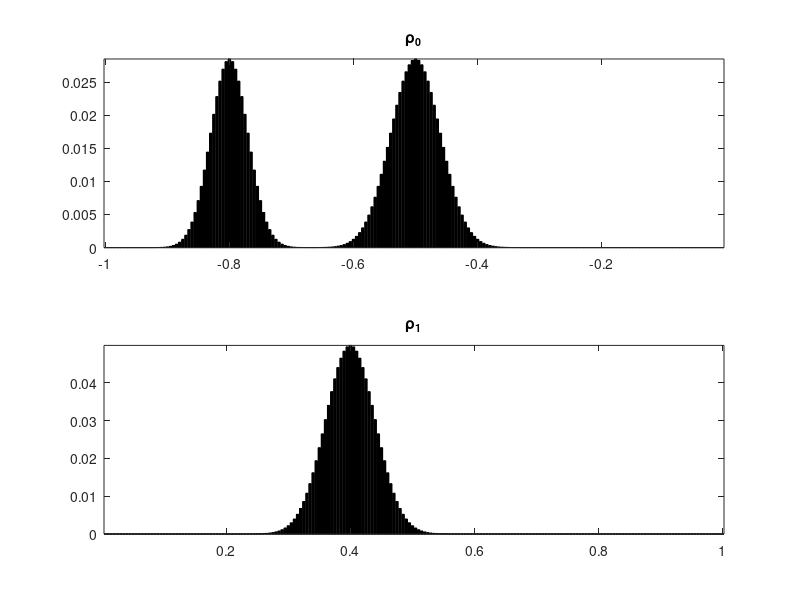

This chart was generated by the following MATLAB code: (Note: this script raises an error after producing the figure.)
%% Multi-Marginal Optimal mass transport problem
% This script numerically solves an OMT problem as follows:
% 1. Transportation cost: C_{ijk} = \frac{x_{i}^2}{t_{k}} + \frac{y_{i}^2}{T - t_{k}}
% 2. Transportation map: Pi_{ijk} with its three marginials: p_i, q_i, r_k
%    such that \sum_{jk} = p_{i}, \sum_{ik} = q_{j}, \sum_{ij} = r_k.
%    p_i and q_j are two probability vector   
% 3. The mariginal along the t cooridinates has an upper-bound: \frac{1.1}{T}.
% 4. p is transported to q in the time interval [0,T]


% The optimizer is the vector r_k which minimize the transportation cost:
% min_{ijk} C_{ijk}.*\Pi_{ijk}

% CVX with MOSEK solver is used:
% Installation of CVX: http://cvxr.com/cvx/

clear all
clc

%% Define the two probability distributions p_{i} and q_{j} and cooridinates X(p), Y(q)
% Consider p_{i} and q_{j} are two discretes distributions 
% p_{i}: i = 1, 2,..., n1
% q_{j}: j = 1, 2,..., n2

%% Gaussian distributions p,q in histogram

% 
n1 = 200;  % (not exceed 1000)
n2 = 200;  % (not exceed 1000)

x = (0:n1-1)'/n1-1; % x \in [-1,0]
y = (1:n2)'/n2;     % y \in [ 0,1]

% Useful functions 
normalize = @(a)a/sum(a(:));                           % Normalization function 
Gaussian = @(x,t0,sigma)exp( -(x-t0).^2/(2*sigma^2) ); % Gaussian distribution generator

sigma1 = .03; sigma2 = .04; sigma3 = .01;
% Marginal p
% p = Gaussian(x,-.9,sigma1);
p = Gaussian(x, -.8,sigma1) + Gaussian(x, -.5,sigma2);
% Marginal q
q = Gaussian(y, .4,sigma2);
% q = Gaussian(y, .2,sigma2) + Gaussian(y, .8,sigma3);

p = normalize(p);
q = normalize(q);

% Plot the two distributions p and q
figure(1)
subplot(2,1,1);
bar(x, p, 'k'); axis tight;
title('\rho_{0}')
subplot(2,1,2);
bar(y, q, 'k'); axis tight;
title('\rho_{1}')

%% Define the time t_{i} \in [0, T] (tk):
% Discretization of the time mariginal by nt (not exceed 500)
nt = 200;

% Define the time interval [0,T], notice that T is not neccesary to be 1.
T = 1;
t = T*(0+0.01:nt-0.01)'/nt;

%% Define the cost function C(x,y,t):
% C(x,y,t) = C_{ijk} = (x_i)^2./t_k + (y_i)^2/(T - t_k)
% Compute the 3-dimensional Cost matrix
[X,Y,tk] = meshgrid(x,y,t);
C = X.^2./tk + Y.^2./(T-tk);

% The order of the x-y axis need to be changed by the permute function,
Cost = permute(C,[2,1,3]);

%% CVX solver 
% The optimization problem:
% Variables: 
% The multi marginial coupling \Pi, the 'toll' constraint on time r_{k}
% Objective fucntion: \sum_{i}\sum_{j}\sum_{k} Cost(i,j,k).*\Pi 
% Constraints: 
% 1) marginal p_i, q_j, r_k
% 2) lower bound of \Pi_{i,j,k}: \Pi_{i,j,k} \geq 0
% 3) lower and upper bound of r_{k}: 0 \geq r_{k} \leq (capacity.*T./nt)

% The CVX solver: MOSEK needs to be installed. 
% The sum function in the CVX package do not support high dimension summation
% The capacity constraint should be larger than 1

% Define the capacity 
cap = 0.55;

cvx_begin
cvx_solver mosek
    variable Pi(n1,n2,nt)
    variable rk(nt)
    minimize(sum(sum(sum(Cost.*Pi))))
    subject to  
    % Define multi-marginal coupling counstraints:
    % 1.Marginal constraints on x coordinate
      squeeze(sum(sum(permute(Pi,[2,3,1])))) == p;
    % 2.Marginal constraints on y coordinate   
      squeeze(sum(sum(permute(Pi,[3,1,2])))) == q;
    % 3.Marinigal on t-coordinate
      squeeze(sum(sum(Pi))) == rk;  
      Pi >= 0;
      0 <= rk <= cap*T/nt;
cvx_end


%% Check 3 marginal constraints:
fprintf('Values should be 0:'); 
sum(squeeze(sum(sum(permute(Pi,[2,3,1])))) - p)
sum(squeeze(sum(sum(permute(Pi,[3,1,2])))) - q)
sum(squeeze(sum(sum(Pi)))- rk)

%% Show that t marginal is also a measure
fprintf('Values should be 1:'); 
sum(squeeze(sum(sum(Pi))))

%% Plots of rk, evolutionary probability distributions at moment t
figure(4)
flux = plot(t,rk);
flux.LineWidth = 2;
flux.Color ='#0072BD';
title('Marginal of Time between [0,T]')


figure(5)
bar(t,rk, 'k'); axis tight;
title('Marginal of Time between [0,T]')


%% 3 Marginals Plot




%% Wasserstein-2 distance Computation and Comparision





%% velocity field plot 
























